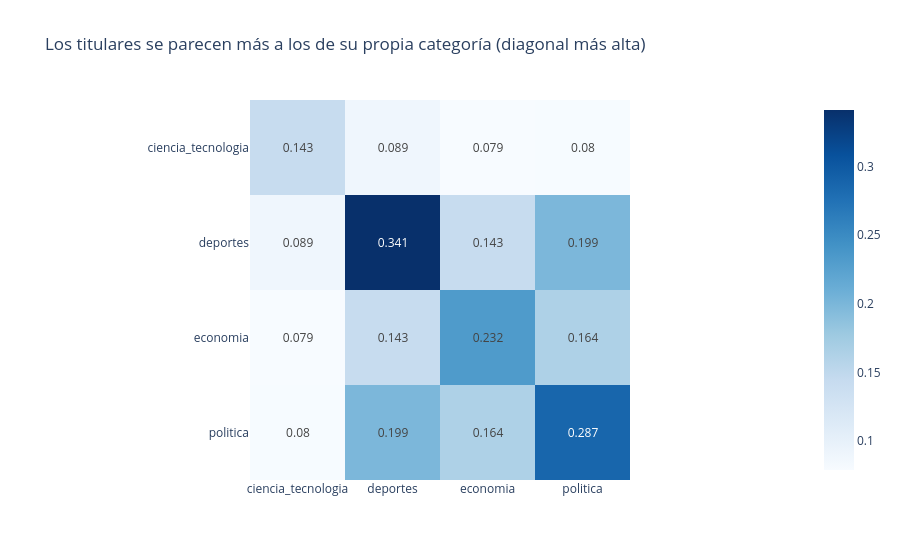

Notebook code for this chart:
### Code cell
# ¿Los embeddings capturan la categoría? Similitud media intra vs. entre categorías
S = E @ E.T
etq = df["etiqueta"].values
cats = sorted(df["etiqueta"].unique())
mat = pd.DataFrame([[S[np.ix_(etq == a, etq == b)].mean() for b in cats] for a in cats], index=cats, columns=cats).round(3)
fig = px.imshow(mat, text_auto=True, color_continuous_scale="Blues",
                title="Los titulares se parecen más a los de su propia categoría (diagonal más alta)")
fig.show()

### Figure 1 — Plotly figure (JSON) as saved in the notebook; plotly's stock layout.template omitted (floating-point values rounded to 4 significant figures)
{"data": [{"coloraxis": "coloraxis", "hovertemplate": "x: %{x}<br>y: %{y}<br>color: %{z}<extra></extra>", "name": "0", "texttemplate": "%{z}", "type": "heatmap", "x": ["ciencia_tecnologia", "deportes", "economia", "politica"], "xaxis": "x", "y": ["ciencia_tecnologia", "deportes", "economia", "politica"], "yaxis": "y", "z": [[0.143, 0.089, 0.079, 0.08], [0.089, 0.341, 0.143, 0.199], [0.079, 0.143, 0.232, 0.164], [0.08, 0.199, 0.164, 0.287]]}], "layout": {"coloraxis": {"autocolorscale": false, "colorscale": [[0.0, "rgb(247,251,255)"], [0.125, "rgb(222,235,247)"], [0.25, "rgb(198,219,239)"], [0.375, "rgb(158,202,225)"], [0.5, "rgb(107,174,214)"], [0.625, "rgb(66,146,198)"], [0.75, "rgb(33,113,181)"], [0.875, "rgb(8,81,156)"], [1.0, "rgb(8,48,107)"]]}, "title": {"text": "Los titulares se parecen más a los de su propia categoría (diagonal más alta)"}, "xaxis": {"anchor": "y", "constrain": "domain", "domain": [0.0, 1.0], "scaleanchor": "y"}, "yaxis": {"anchor": "x", "autorange": "reversed", "constrain": "domain", "domain": [0.0, 1.0]}}}
